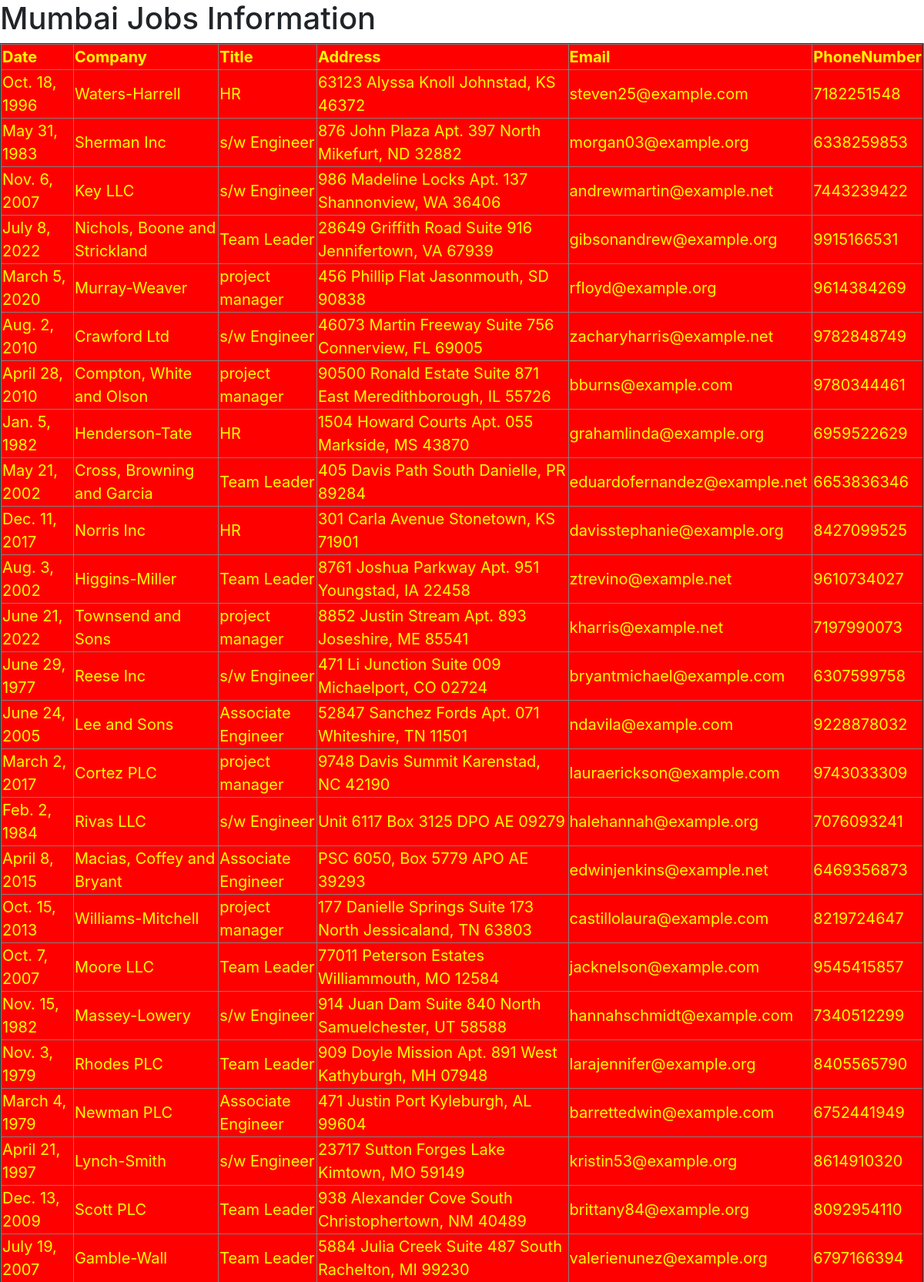
The page /mumbjobsinfo/ (upper part) on the database its author committed.
### testapp/models.py (models this page shows)
class MumbJobs(models.Model):
    date = models.DateField()
    company = models.CharField(max_length=20)
    title = models.CharField(max_length=30)
    address = models.TextField()
    email = models.EmailField()
    phonenumber = models.BigIntegerField()

### testapp/views.py (the view)
# urls.py: path('mumbjobsinfo/', views.mumbjobs_view),
def mumbjobs_view(request):
    jobs_list = MumbJobs.objects.all()
    my_dict = {'jobs_list':jobs_list}
    return render(request,'testapp/mumbjobs.html',my_dict)

### templates/testapp/mumbjobs.html (shortened to what this page needs)
<!DOCTYPE html>
{% load static %}
<html lang="en">
<head>
    <link rel="stylesheet" href="https://cdn.jsdelivr.net/npm/bootstrap@4.6.2/dist/css/bootstrap.min.css">
    <link rel="stylesheet" href="{% static 'css/jobs.css' %}">
</head>
<body>
<h1>Mumbai Jobs Information</h1>
{% if jobs_list %}
<table border="2">
    <thead>
    <th>Date</th>
    <th>Company</th>
    <th>Title</th>
    <th>Address</th>
    <th>Email</th>
    <th>PhoneNumber</th>
    </thead>
    {% for job in jobs_list %}
    <tr>
        <td>{{job.date}}</td>
        <td>{{job.company}}</td>
        <td>{{job.title}}</td>
        <td>{{job.address}}</td>
        <td>{{job.email}}</td>
        <td>{{job.phonenumber}}</td>
    </tr>
    {% endfor %}
</table>
{% else %}
<p id="sp">No Jobs in Mumbai...</p>
{% endif %}
</body>
</html>

### static/css/jobs.css (style rules this page uses)
table { color: yellow; background: red; margin: auto; font-size: 20px; }

### rows shown on the page
MumbJobs: date "Oct. 18, 1996", company "Waters-Harrell", title "HR", address "63123 Alyssa Knoll Johnstad, KS 46372", email "steven25@example.com", phonenumber "7182251548"
MumbJobs: date "May 31, 1983", company "Sherman Inc", title "s/w Engineer", address "876 John Plaza Apt. 397 North Mikefurt, ND 32882", email "morgan03@example.org", phonenumber "6338259853"
MumbJobs: date "Nov. 6, 2007", company "Key LLC", title "s/w Engineer", address "986 Madeline Locks Apt. 137 Shannonview, WA 36406", email "andrewmartin@example.net", phonenumber "7443239422"
MumbJobs: date "July 8, 2022", company "Nichols, Boone and Strickland", title "Team Leader", address "28649 Griffith Road Suite 916 Jennifertown, VA 67939", email "gibsonandrew@example.org", phonenumber "9915166531"
MumbJobs: date "March 5, 2020", company "Murray-Weaver", title "project manager", address "456 Phillip Flat Jasonmouth, SD 90838", email "rfloyd@example.org", phonenumber "9614384269"
MumbJobs: date "Aug. 2, 2010", company "Crawford Ltd", title "s/w Engineer", address "46073 Martin Freeway Suite 756 Connerview, FL 69005", email "zacharyharris@example.net", phonenumber "9782848749"
MumbJobs: date "April 28, 2010", company "Compton, White and Olson", title "project manager", address "90500 Ronald Estate Suite 871 East Meredithborough, IL 55726", email "bburns@example.com", phonenumber "9780344461"
MumbJobs: date "Jan. 5, 1982", company "Henderson-Tate", title "HR", address "1504 Howard Courts Apt. 055 Markside, MS 43870", email "grahamlinda@example.org", phonenumber "6959522629"
MumbJobs: date "May 21, 2002", company "Cross, Browning and Garcia", title "Team Leader", address "405 Davis Path South Danielle, PR 89284", email "eduardofernandez@example.net", phonenumber "6653836346"
MumbJobs: date "Dec. 11, 2017", company "Norris Inc", title "HR", address "301 Carla Avenue Stonetown, KS 71901", email "davisstephanie@example.org", phonenumber "8427099525"
MumbJobs: date "Aug. 3, 2002", company "Higgins-Miller", title "Team Leader", address "8761 Joshua Parkway Apt. 951 Youngstad, IA 22458", email "ztrevino@example.net", phonenumber "9610734027"
MumbJobs: date "June 21, 2022", company "Townsend and Sons", title "project manager", address "8852 Justin Stream Apt. 893 Joseshire, ME 85541", email "kharris@example.net", phonenumber "7197990073"
MumbJobs: date "June 29, 1977", company "Reese Inc", title "s/w Engineer", address "471 Li Junction Suite 009 Michaelport, CO 02724", email "bryantmichael@example.com", phonenumber "6307599758"
MumbJobs: date "June 24, 2005", company "Lee and Sons", title "Associate Engineer", address "52847 Sanchez Fords Apt. 071 Whiteshire, TN 11501", email "ndavila@example.com", phonenumber "9228878032"
MumbJobs: date "March 2, 2017", company "Cortez PLC", title "project manager", address "9748 Davis Summit Karenstad, NC 42190", email "lauraerickson@example.com", phonenumber "9743033309"
MumbJobs: date "Feb. 2, 1984", company "Rivas LLC", title "s/w Engineer", address "Unit 6117 Box 3125 DPO AE 09279", email "halehannah@example.org", phonenumber "7076093241"
MumbJobs: date "April 8, 2015", company "Macias, Coffey and Bryant", title "Associate Engineer", address "PSC 6050, Box 5779 APO AE 39293", email "edwinjenkins@example.net", phonenumber "6469356873"
MumbJobs: date "Oct. 15, 2013", company "Williams-Mitchell", title "project manager", address "177 Danielle Springs Suite 173 North Jessicaland, TN 63803", email "castillolaura@example.com", phonenumber "8219724647"
MumbJobs: date "Oct. 7, 2007", company "Moore LLC", title "Team Leader", address "77011 Peterson Estates Williammouth, MO 12584", email "jacknelson@example.com", phonenumber "9545415857"
MumbJobs: date "Nov. 15, 1982", company "Massey-Lowery", title "s/w Engineer", address "914 Juan Dam Suite 840 North Samuelchester, UT 58588", email "hannahschmidt@example.com", phonenumber "7340512299"
MumbJobs: date "Nov. 3, 1979", company "Rhodes PLC", title "Team Leader", address "909 Doyle Mission Apt. 891 West Kathyburgh, MH 07948", email "larajennifer@example.org", phonenumber "8405565790"
MumbJobs: date "March 4, 1979", company "Newman PLC", title "Associate Engineer", address "471 Justin Port Kyleburgh, AL 99604", email "barrettedwin@example.com", phonenumber "6752441949"
MumbJobs: date "April 21, 1997", company "Lynch-Smith", title "s/w Engineer", address "23717 Sutton Forges Lake Kimtown, MO 59149", email "kristin53@example.org", phonenumber "8614910320"
MumbJobs: date "Dec. 13, 2009", company "Scott PLC", title "Team Leader", address "938 Alexander Cove South Christophertown, NM 40489", email "brittany84@example.org", phonenumber "8092954110"
MumbJobs: date "July 19, 2007", company "Gamble-Wall", title "Team Leader", address "5884 Julia Creek Suite 487 South Rachelton, MI 99230", email "valerienunez@example.org", phonenumber "6797166394"
